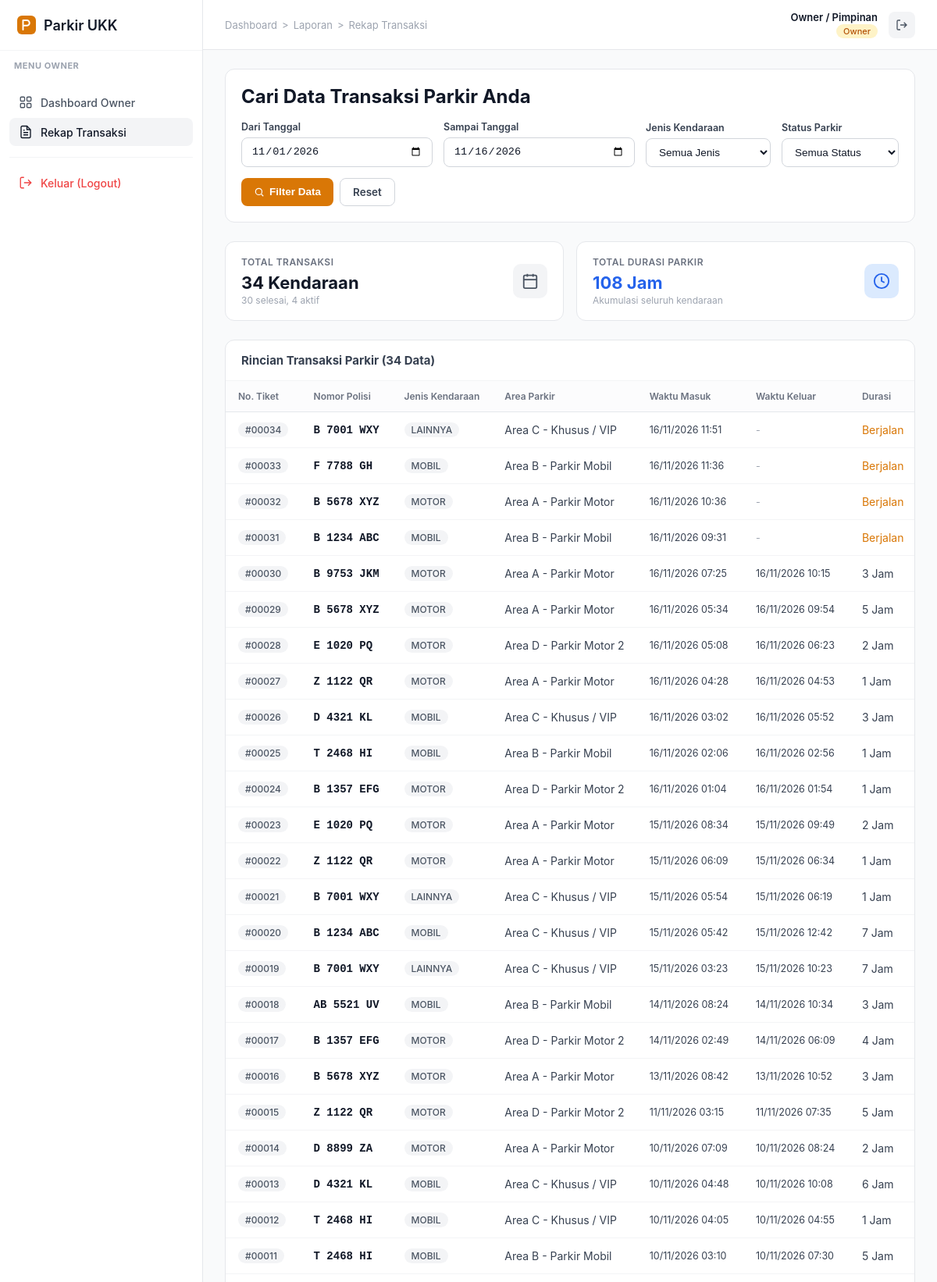
The app's page /index.php?c=owner&a=laporan (signed in, upper part) with its own data.
### tables this page shows
CREATE TABLE IF NOT EXISTS tb_transaksi (
    id_parkir INT(11) AUTO_INCREMENT PRIMARY KEY,
    id_kendaraan INT(11) NOT NULL,
    waktu_masuk DATETIME NOT NULL,
    waktu_keluar DATETIME NULL,
    id_tarif INT(11) NOT NULL,
    durasi_jam INT(5) NOT NULL DEFAULT 0,
    biaya_total DECIMAL(10,0) NOT NULL DEFAULT 0,
    status ENUM('masuk', 'keluar') NOT NULL DEFAULT 'masuk',
    id_user INT(11) NOT NULL,
    id_area INT(11) NOT NULL,
    CONSTRAINT fk_transaksi_kendaraan FOREIGN KEY (id_kendaraan) 
        REFERENCES tb_kendaraan (id_kendaraan) ON DELETE RESTRICT ON UPDATE CASCADE,
    CONSTRAINT fk_transaksi_tarif FOREIGN KEY (id_tarif) 
        REFERENCES tb_tarif (id_tarif) ON DELETE RESTRICT ON UPDATE CASCADE,
    CONSTRAINT fk_transaksi_user FOREIGN KEY (id_user) 
        REFERENCES tb_user (id_user) ON DELETE RESTRICT ON UPDATE CASCADE,
    CONSTRAINT fk_transaksi_area FOREIGN KEY (id_area) 
        REFERENCES tb_area_parkir (id_area) ON DELETE RESTRICT ON UPDATE CASCADE
);

CREATE TABLE IF NOT EXISTS tb_kendaraan (
    id_kendaraan INT(11) AUTO_INCREMENT PRIMARY KEY,
    plat_nomor VARCHAR(15) NOT NULL UNIQUE,
    jenis_kendaraan VARCHAR(20) NOT NULL,
    warna VARCHAR(20) NOT NULL,
    pemilik VARCHAR(100) NOT NULL,
    id_user INT(11) NULL,
    CONSTRAINT fk_kendaraan_user FOREIGN KEY (id_user) 
        REFERENCES tb_user (id_user) ON DELETE SET NULL ON UPDATE CASCADE
);

CREATE TABLE IF NOT EXISTS tb_area_parkir (
    id_area INT(11) AUTO_INCREMENT PRIMARY KEY,
    nama_area VARCHAR(50) NOT NULL,
    kapasitas INT(5) NOT NULL DEFAULT 0,
    terisi INT(5) NOT NULL DEFAULT 0
);

### Controllers/BaseController.php (called while the page is built, shortened)
<?php
abstract class BaseController {
    private $models = [];
    protected function model($nama) {
        if (!isset($this->models[$nama])) {
            $this->models[$nama] = new $nama();
        }
        return $this->models[$nama];
    }
    protected function render($view, $data = []) {
        extract($data);
        require __DIR__ . '/../view/' . $view . '.php';
    }
    protected function halaman($view, $pageTitle, $activeMenu, array $breadcrumbs, array $data = []) {
        $this->render($view, array_merge($data, compact('pageTitle', 'activeMenu', 'breadcrumbs')));
    }
}

### Controllers/OwnerController.php (called while the page is built, shortened)
<?php
require_once __DIR__ . '/BaseController.php';
class OwnerController extends BaseController {
    private function dataLaporan() {
        $tgl_mulai   = $_GET['tgl_mulai'] ?? date('Y-m-01');
        $tgl_selesai = $_GET['tgl_selesai'] ?? date('Y-m-d');
        $jenis       = $_GET['jenis_kendaraan'] ?? '';
        $status      = $_GET['status'] ?? '';
        $rekap = $this->model('m_transaksi')->getRekapLaporan($tgl_mulai, $tgl_selesai, $jenis, $status);
        $rows  = $rekap['transaksi'];
        return compact('tgl_mulai', 'tgl_selesai', 'jenis', 'status', 'rekap', 'rows');
    }
    public function laporan() {
        $data           = $this->dataLaporan();
        $data['tarifs'] = $this->model('m_tarif')->getAll();
        $this->halaman('owner/laporan', 'Rekap Transaksi', 'laporan',
            $this->crumbs('Laporan', 'laporan', 'Rekap Transaksi'),
            $data);
    }
}

### index.php (called while the page is built, shortened)
<?php
$action     = strtolower(trim($_GET['a'] ?? ''));
$objek = new $namaClass();
$objek->$action();

### model/m_koneksi.php (called while the page is built)
<?php
class Koneksi {
    private $host = "localhost";
    private $user = "root";
    private $db   = "parkir";
    private $pass = "";
    private $koneksi = null;
    public function __construct() {
        $sambungan = @mysqli_connect($this->host, $this->user, $this->pass, $this->db);
        if ($sambungan) {
            mysqli_set_charset($sambungan, "utf8mb4");
            mysqli_query($sambungan, "SET time_zone = '+07:00'");
            $this->koneksi = $sambungan;
        }
    }
    public function getKoneksi() {
        return $this->koneksi;
    }
}

### model/m_base.php (called while the page is built, shortened)
<?php
require_once __DIR__ . '/m_koneksi.php';
abstract class m_base {
    protected $conn;
    public function __construct() {
        $this->conn = (new Koneksi())->getKoneksi();
    }
    protected function esc($teks) {
        return mysqli_real_escape_string($this->conn, (string)$teks);
    }
    protected function ambilSemua($sql) {
        $hasil = mysqli_query($this->conn, $sql);
        $data  = [];
        while ($hasil && $baris = mysqli_fetch_assoc($hasil)) {
            $data[] = $baris;
        }
        return $data;
    }
    protected function buatWhere(array $kondisi) {
        return empty($kondisi) ? '' : ' WHERE ' . implode(' AND ', $kondisi);
    }
}

### model/m_transaksi.php (called while the page is built, shortened)
<?php
require_once __DIR__ . '/m_base.php';
class m_transaksi extends m_base {
    private function tambahDiskon(&$row) {
        if (($row['status'] ?? '') === 'keluar') {
            $kotor = (int)$row['durasi_jam'] * (float)$row['tarif_per_jam'];
            if ($kotor > 0) {
                $diskon = max(0, (int)round((1 - ((float)$row['biaya_total'] / $kotor)) * 100));
            }
        } elseif (!empty($row['is_member'])) {
            $diskon = self::DISKON_MEMBER_PERSEN;
        }
    }
    private function selectTransaksi() {
        return "SELECT t.*,
                       k.plat_nomor, k.jenis_kendaraan, k.warna, k.pemilik, (k.id_user IS NOT NULL) AS is_member,
                       tf.tarif_per_jam,
                       a.nama_area,
                       u.nama_lengkap AS nama_petugas
                FROM tb_transaksi t
                JOIN tb_kendaraan k ON t.id_kendaraan = k.id_kendaraan
                JOIN tb_tarif tf ON t.id_tarif = tf.id_tarif
                JOIN tb_area_parkir a ON t.id_area = a.id_area
                JOIN tb_user u ON t.id_user = u.id_user";
    }
    private function ambilTransaksi($sql) {
        $data = $this->ambilSemua($sql);
        return $data;
    }
    public function getRekapLaporan($tgl_mulai = '', $tgl_selesai = '', $jenis_kendaraan = '', $status = '') {
        $kondisi = [];
        if (!empty($tgl_mulai)) {
            $kondisi[] = "DATE(t.waktu_masuk) >= '" . $this->esc($tgl_mulai) . "'";
        }
        if (!empty($tgl_selesai)) {
            $kondisi[] = "DATE(t.waktu_masuk) <= '" . $this->esc($tgl_selesai) . "'";
        }
        $data = $this->ambilTransaksi($this->selectTransaksi() . $this->buatWhere($kondisi) . " ORDER BY t.waktu_masuk DESC");
        $totalPendapatan = 0;
        $totalDurasi     = 0;
        $countMasuk      = 0;
        $countKeluar     = 0;
        foreach ($data as $row) {
            if ($row['status'] === 'keluar') {
                $totalPendapatan += (float)$row['biaya_total'];
                $totalDurasi     += (int)$row['durasi_jam'];
                $countKeluar++;
            } else {
                $countMasuk++;
            }
        }
        return [
            'transaksi'        => $data,
            'total_transaksi'  => count($data),
            'total_pendapatan' => $totalPendapatan,
            'total_durasi'     => $totalDurasi,
            'count_masuk'      => $countMasuk,
            'count_keluar'     => $countKeluar
        ];
    }
}

### view/owner/laporan.php (the view, shortened to what this page needs)
<?php
require __DIR__ . '/../template/header.php';
?>
<div class="fi-card" style="padding: 20px; margin-bottom: 24px;">
  <div>
        <h1 class="fi-page-title">Cari Data Transaksi Parkir Anda</h1>
  </div>
  <br>
    <form method="GET" class="fi-filter-form" style="display: flex; gap: 14px; align-items: flex-end; flex-wrap: wrap;">
        <div style="flex: 1; min-width: 160px;">
            <label style="display: block; font-size: 12.5px; font-weight: 600; color: var(--fi-gray-700); margin-bottom: 6px;">Dari Tanggal</label>
            <input type="date" name="tgl_mulai" class="fi-input" value="<?= htmlspecialchars($tgl_mulai) ?>" required>
        </div>
        <div style="flex: 1; min-width: 160px;">
            <label style="display: block; font-size: 12.5px; font-weight: 600; color: var(--fi-gray-700); margin-bottom: 6px;">Sampai Tanggal</label>
            <input type="date" name="tgl_selesai" class="fi-input" value="<?= htmlspecialchars($tgl_selesai) ?>" required>
        </div>
        <div style="width: 160px;">
            <label style="display: block; font-size: 12.5px; font-weight: 600; color: var(--fi-gray-700); margin-bottom: 6px;">Jenis Kendaraan</label>
            <select name="jenis_kendaraan" class="fi-select">
                <option value="">Semua Jenis</option>
            </select>
        </div>
        <div style="width: 150px;">
            <label style="display: block; font-size: 12.5px; font-weight: 600; color: var(--fi-gray-700); margin-bottom: 6px;">Status Parkir</label>
            <select name="status" class="fi-select">
                <option value="">Semua Status</option>
            </select>
        </div>
        <div style="display: flex; gap: 8px;">
            <button type="submit" class="fi-btn fi-btn-primary">
                <svg width="14" height="14" viewBox="0 0 24 24" fill="none" stroke="currentColor" stroke-width="2"><circle cx="11" cy="11" r="7"/><path d="M21 21l-4.3-4.3"/></svg>
                Filter Data
            </button>
            <a href="index.php?c=owner&a=laporan" class="fi-btn fi-btn-secondary">Reset</a>
        </div>
    </form>
</div>
<div class="fi-stat-grid">
    <div class="fi-stat-card">
        <div>
            <div class="fi-stat-label">Total Transaksi</div>
            <div class="fi-stat-value"><?= $rekap['total_transaksi'] ?> Kendaraan</div>
            <span style="font-size: 12px; color: var(--fi-gray-400);"><?= $rekap['count_keluar'] ?> selesai, <?= $rekap['count_masuk'] ?> aktif</span>
        </div>
        <div class="fi-stat-icon">
            <svg width="22" height="22" viewBox="0 0 24 24" fill="none" stroke="currentColor" stroke-width="2"><rect x="3" y="4" width="18" height="18" rx="2" ry="2"/><line x1="16" y1="2" x2="16" y2="6"/><line x1="8" y1="2" x2="8" y2="6"/><line x1="3" y1="10" x2="21" y2="10"/></svg>
        </div>
    </div>
    <div class="fi-stat-card">
        <div>
            <div class="fi-stat-label">Total Durasi Parkir</div>
            <div class="fi-stat-value" style="color: #2563eb;"><?= $rekap['total_durasi'] ?> Jam</div>
            <span style="font-size: 12px; color: var(--fi-gray-400);">Akumulasi seluruh kendaraan</span>
        </div>
        <div class="fi-stat-icon" style="background: #dbeafe; color: #2563eb;">
            <svg width="22" height="22" viewBox="0 0 24 24" fill="none" stroke="currentColor" stroke-width="2"><circle cx="12" cy="12" r="10"/><polyline points="12 6 12 12 16 14"/></svg>
        </div>
    </div>
</div>
<div class="fi-card">
    <div style="padding: 16px 20px; border-bottom: 1px solid var(--fi-gray-100); display: flex; justify-content: space-between; align-items: center;">
        <h2 style="font-size: 15px; font-weight: 700; margin: 0;">Rincian Transaksi Parkir (<?= count($rows) ?> Data)</h2>
    </div>
    <div class="fi-table-wrap">
        <table class="fi-table">
            <thead>
                <tr>
                    <th>No. Tiket</th>
                    <th>Nomor Polisi</th>
                    <th>Jenis Kendaraan</th>
                    <th>Area Parkir</th>
                    <th>Waktu Masuk</th>
                    <th>Waktu Keluar</th>
                    <th>Durasi</th>
                </tr>
            </thead>
            <tbody>
            <?php foreach ($rows as $row): ?>
                <tr>
                    <td><span class="fi-badge">#<?= str_pad($row['id_parkir'], 5, '0', STR_PAD_LEFT) ?></span></td>
                    <td>
                        <strong style="font-family: monospace; font-size: 14px; color: var(--fi-gray-900);">
                            <?= htmlspecialchars($row['plat_nomor']) ?>
                        </strong>
                    </td>
                    <td><span class="fi-badge" style="text-transform: uppercase;"><?= htmlspecialchars($row['jenis_kendaraan']) ?></span></td>
                    <td><?= htmlspecialchars($row['nama_area']) ?></td>
                    <td style="font-size: 12.5px;"><?= date('d/m/Y H:i', strtotime($row['waktu_masuk'])) ?></td>
                    <td style="font-size: 12.5px;">
                        <?= !empty($row['waktu_keluar']) ? date('d/m/Y H:i', strtotime($row['waktu_keluar'])) : '<span style="color:var(--fi-gray-400);">-</span>' ?>
                    </td>
                    <td><?= $row['status'] === 'keluar' ? ((int)$row['durasi_jam'] . ' Jam') : '<span style="color:#d97706;">Berjalan</span>' ?></td>
                </tr>
            <?php endforeach; ?>
            </tbody>
        </table>
    </div>
</div>
<?php require __DIR__ . '/../template/footer.php'; ?>

### view/template/style.css (style rules this page uses)
:root { --fi-primary: #d97706; --fi-primary-light: #fef3c7; --fi-success: #16a34a; --fi-gray-25: #fcfcfd; --fi-gray-50: #f9fafb; --fi-gray-100: #f3f4f6; --fi-gray-200: #e5e7eb; --fi-gray-300: #d1d5db; --fi-gray-400: #9ca3af; --fi-gray-500: #6b7280; --fi-gray-600: #4b5563; --fi-gray-700: #374151; --fi-gray-900: #111827; --sidebar-width: 260px; }
* { box-sizing: border-box; }
body { margin: 0; font-family: "Inter", -apple-system, BlinkMacSystemFont, "Segoe UI", sans-serif; background: var(--fi-gray-50); color: var(--fi-gray-700); font-size: 14px; }
a { text-decoration: none; color: inherit; }
.fi-page-title { font-size: 24px; font-weight: 700; color: var(--fi-gray-900); margin: 0; }
.fi-btn { display: inline-flex; align-items: center; gap: 6px; border: none; border-radius: 8px; padding: 9px 16px; font-size: 13.5px; font-weight: 600; cursor: pointer; }
.fi-btn-primary { background: var(--fi-primary); color: #fff; }
.fi-btn-secondary { background: #fff; color: var(--fi-gray-700); border: 1px solid var(--fi-gray-300); }
.fi-card { background: #fff; border: 1px solid var(--fi-gray-200); border-radius: 12px; overflow: hidden; }
.fi-table-wrap { overflow-x: auto; }
table.fi-table { width: 100%; border-collapse: collapse; }
.fi-table thead th { text-align: left; font-size: 12px; font-weight: 600; color: var(--fi-gray-500); text-transform: none; padding: 12px 16px; border-bottom: 1px solid var(--fi-gray-200); background: var(--fi-gray-25); white-space: nowrap; }
.fi-table tbody td { padding: 12px 16px; border-bottom: 1px solid var(--fi-gray-100); color: var(--fi-gray-700); white-space: nowrap; }
.fi-badge { display: inline-flex; padding: 2px 9px; border-radius: 999px; font-size: 12px; font-weight: 500; background: var(--fi-gray-100); color: var(--fi-gray-600); }
.fi-input, .fi-select { width: 100%; padding: 9px 12px; border: 1px solid var(--fi-gray-300); border-radius: 8px; font-size: 13.5px; color: var(--fi-gray-900); background: #fff; }
.fi-stat-grid { display: grid; grid-template-columns: repeat(auto-fit, minmax(min(100%, 220px), 1fr)); gap: 16px; margin-bottom: 24px; }
.fi-stat-card { background: #fff; border: 1px solid var(--fi-gray-200); border-radius: 12px; padding: 18px 20px; display: flex; align-items: center; justify-content: space-between; transition: transform .15s ease, box-shadow .15s ease; }
.fi-stat-label { font-size: 12px; font-weight: 600; text-transform: uppercase; letter-spacing: .04em; color: var(--fi-gray-500); margin-bottom: 6px; }
.fi-stat-value { font-size: 22px; font-weight: 700; color: var(--fi-gray-900); }
.fi-stat-icon { width: 44px; height: 44px; border-radius: 10px; display: flex; align-items: center; justify-content: center; background: var(--fi-gray-100); color: var(--fi-gray-600); flex-shrink: 0; }

### records on screen
tb_transaksi: id_parkir "00034", id_kendaraan.plat_nomor "B 7001 WXY", id_kendaraan.jenis_kendaraan "LAINNYA", id_area.nama_area "Area C - Khusus / VIP", waktu_masuk "16/11/2026 11:51", status "Berjalan"
tb_transaksi: id_parkir "00033", id_kendaraan.plat_nomor "F 7788 GH", id_kendaraan.jenis_kendaraan "MOBIL", id_area.nama_area "Area B - Parkir Mobil", waktu_masuk "16/11/2026 11:36", status "Berjalan"
tb_transaksi: id_parkir "00032", id_kendaraan.plat_nomor "B 5678 XYZ", id_kendaraan.jenis_kendaraan "MOTOR", id_area.nama_area "Area A - Parkir Motor", waktu_masuk "16/11/2026 10:36", status "Berjalan"
tb_transaksi: id_parkir "00031", id_kendaraan.plat_nomor "B 1234 ABC", id_kendaraan.jenis_kendaraan "MOBIL", id_area.nama_area "Area B - Parkir Mobil", waktu_masuk "16/11/2026 09:31", status "Berjalan"
tb_transaksi: id_parkir "00030", id_kendaraan.plat_nomor "B 9753 JKM", id_kendaraan.jenis_kendaraan "MOTOR", id_area.nama_area "Area A - Parkir Motor", waktu_masuk "16/11/2026 07:25", waktu_keluar "16/11/2026 10:15", durasi_jam "3"
tb_transaksi: id_parkir "00029", id_kendaraan.plat_nomor "B 5678 XYZ", id_kendaraan.jenis_kendaraan "MOTOR", id_area.nama_area "Area A - Parkir Motor", waktu_masuk "16/11/2026 05:34", waktu_keluar "16/11/2026 09:54", durasi_jam "5"
tb_transaksi: id_parkir "00028", id_kendaraan.plat_nomor "E 1020 PQ", id_kendaraan.jenis_kendaraan "MOTOR", id_area.nama_area "Area D - Parkir Motor 2", waktu_masuk "16/11/2026 05:08", waktu_keluar "16/11/2026 06:23", durasi_jam "2"
tb_transaksi: id_parkir "00027", id_kendaraan.plat_nomor "Z 1122 QR", id_kendaraan.jenis_kendaraan "MOTOR", id_area.nama_area "Area A - Parkir Motor", waktu_masuk "16/11/2026 04:28", waktu_keluar "16/11/2026 04:53", durasi_jam "1"
tb_transaksi: id_parkir "00026", id_kendaraan.plat_nomor "D 4321 KL", id_kendaraan.jenis_kendaraan "MOBIL", id_area.nama_area "Area C - Khusus / VIP", waktu_masuk "16/11/2026 03:02", waktu_keluar "16/11/2026 05:52", durasi_jam "3"
tb_transaksi: id_parkir "00025", id_kendaraan.plat_nomor "T 2468 HI", id_kendaraan.jenis_kendaraan "MOBIL", id_area.nama_area "Area B - Parkir Mobil", waktu_masuk "16/11/2026 02:06", waktu_keluar "16/11/2026 02:56", durasi_jam "1"
tb_transaksi: id_parkir "00024", id_kendaraan.plat_nomor "B 1357 EFG", id_kendaraan.jenis_kendaraan "MOTOR", id_area.nama_area "Area D - Parkir Motor 2", waktu_masuk "16/11/2026 01:04", waktu_keluar "16/11/2026 01:54", durasi_jam "1"
tb_transaksi: id_parkir "00023", id_kendaraan.plat_nomor "E 1020 PQ", id_kendaraan.jenis_kendaraan "MOTOR", id_area.nama_area "Area A - Parkir Motor", waktu_masuk "15/11/2026 08:34", waktu_keluar "15/11/2026 09:49", durasi_jam "2"
tb_transaksi: id_parkir "00022", id_kendaraan.plat_nomor "Z 1122 QR", id_kendaraan.jenis_kendaraan "MOTOR", id_area.nama_area "Area A - Parkir Motor", waktu_masuk "15/11/2026 06:09", waktu_keluar "15/11/2026 06:34", durasi_jam "1"
tb_transaksi: id_parkir "00021", id_kendaraan.plat_nomor "B 7001 WXY", id_kendaraan.jenis_kendaraan "LAINNYA", id_area.nama_area "Area C - Khusus / VIP", waktu_masuk "15/11/2026 05:54", waktu_keluar "15/11/2026 06:19", durasi_jam "1"
tb_transaksi: id_parkir "00020", id_kendaraan.plat_nomor "B 1234 ABC", id_kendaraan.jenis_kendaraan "MOBIL", id_area.nama_area "Area C - Khusus / VIP", waktu_masuk "15/11/2026 05:42", waktu_keluar "15/11/2026 12:42", durasi_jam "7"
tb_transaksi: id_parkir "00019", id_kendaraan.plat_nomor "B 7001 WXY", id_kendaraan.jenis_kendaraan "LAINNYA", id_area.nama_area "Area C - Khusus / VIP", waktu_masuk "15/11/2026 03:23", waktu_keluar "15/11/2026 10:23", durasi_jam "7"
tb_transaksi: id_parkir "00018", id_kendaraan.plat_nomor "AB 5521 UV", id_kendaraan.jenis_kendaraan "MOBIL", id_area.nama_area "Area B - Parkir Mobil", waktu_masuk "14/11/2026 08:24", waktu_keluar "14/11/2026 10:34", durasi_jam "3"
tb_transaksi: id_parkir "00017", id_kendaraan.plat_nomor "B 1357 EFG", id_kendaraan.jenis_kendaraan "MOTOR", id_area.nama_area "Area D - Parkir Motor 2", waktu_masuk "14/11/2026 02:49", waktu_keluar "14/11/2026 06:09", durasi_jam "4"
tb_transaksi: id_parkir "00016", id_kendaraan.plat_nomor "B 5678 XYZ", id_kendaraan.jenis_kendaraan "MOTOR", id_area.nama_area "Area A - Parkir Motor", waktu_masuk "13/11/2026 08:42", waktu_keluar "13/11/2026 10:52", durasi_jam "3"
tb_transaksi: id_parkir "00015", id_kendaraan.plat_nomor "Z 1122 QR", id_kendaraan.jenis_kendaraan "MOTOR", id_area.nama_area "Area D - Parkir Motor 2", waktu_masuk "11/11/2026 03:15", waktu_keluar "11/11/2026 07:35", durasi_jam "5"
tb_transaksi: id_parkir "00014", id_kendaraan.plat_nomor "D 8899 ZA", id_kendaraan.jenis_kendaraan "MOTOR", id_area.nama_area "Area A - Parkir Motor", waktu_masuk "10/11/2026 07:09", waktu_keluar "10/11/2026 08:24", durasi_jam "2"
tb_transaksi: id_parkir "00013", id_kendaraan.plat_nomor "D 4321 KL", id_kendaraan.jenis_kendaraan "MOBIL", id_area.nama_area "Area C - Khusus / VIP", waktu_masuk "10/11/2026 04:48", waktu_keluar "10/11/2026 10:08", durasi_jam "6"
tb_transaksi: id_parkir "00012", id_kendaraan.plat_nomor "T 2468 HI", id_kendaraan.jenis_kendaraan "MOBIL", id_area.nama_area "Area C - Khusus / VIP", waktu_masuk "10/11/2026 04:05", waktu_keluar "10/11/2026 04:55", durasi_jam "1"
tb_transaksi: id_parkir "00011", id_kendaraan.plat_nomor "T 2468 HI", id_kendaraan.jenis_kendaraan "MOBIL", id_area.nama_area "Area B - Parkir Mobil", waktu_masuk "10/11/2026 03:10", waktu_keluar "10/11/2026 07:30", durasi_jam "5"

### other values on screen
$userRole ?: 'Utama' "OWNER"
$crumb['label'] "Dashboard"
$crumb['label'] "Laporan"
$crumb['label'] "Rekap Transaksi"
$userName "Owner / Pimpinan"
$userRole ?: 'Guest' "Owner"
$rekap['total_transaksi'] "34"
$rekap['count_keluar'] "30"
$rekap['count_masuk'] "4"
$rekap['total_durasi'] "108"
count($rows) "34"
